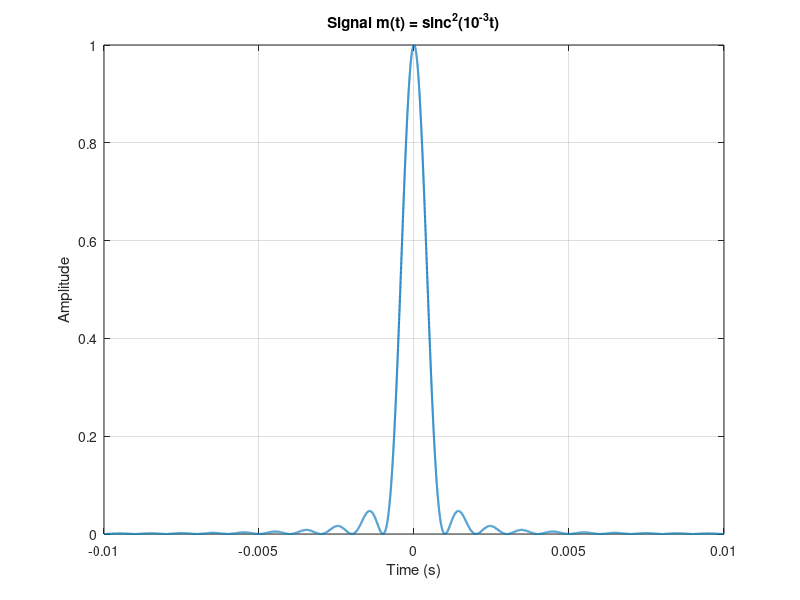
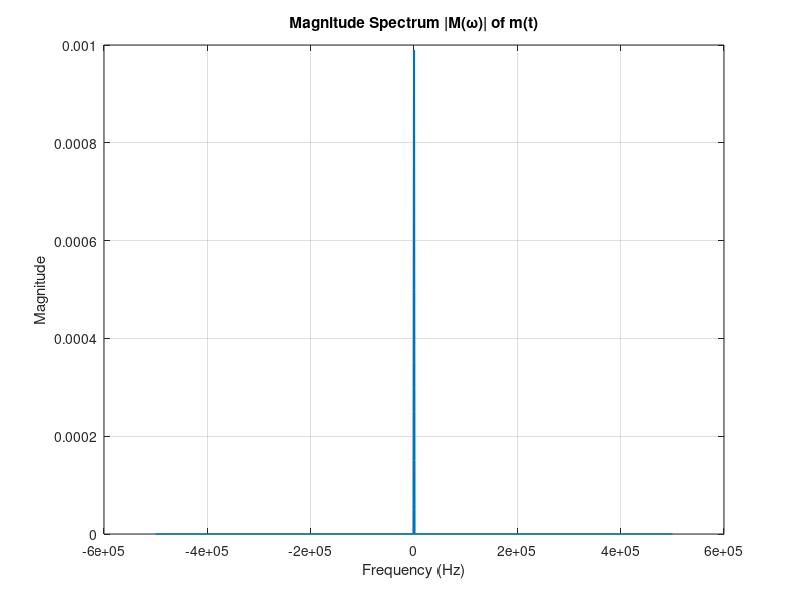
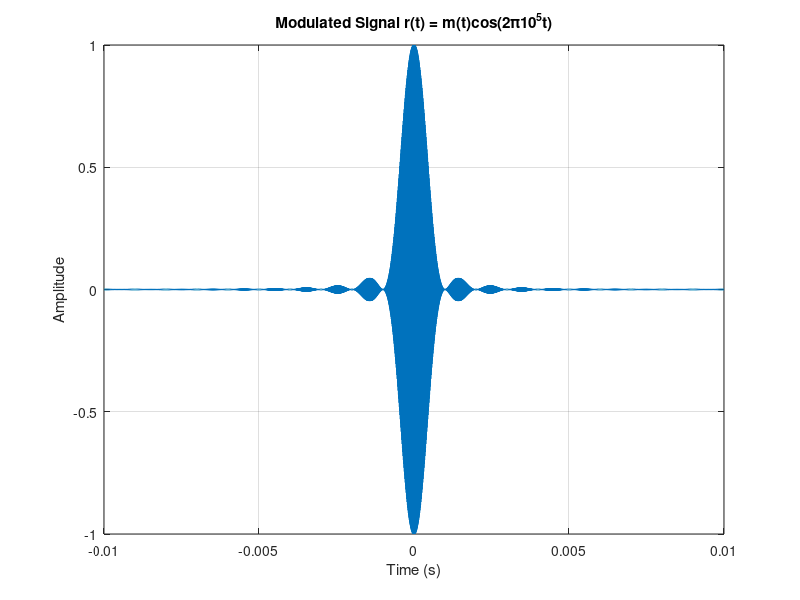
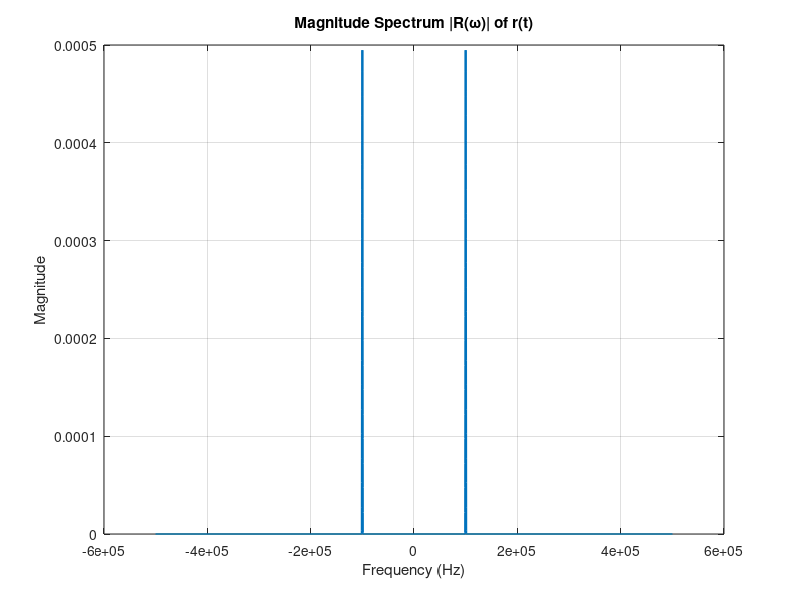

Here is the MATLAB script that generated these plots, in order:

t = -0.01:1e-6:0.01;   
Ts = t(2) - t(1);     
Fs = 1/Ts;            

sinc_func = sin(pi * (10^3) .* t) ./ (pi * (10^3) .* t);   
sinc_func(isnan(sinc_func)) = 1;  

m_t = sinc_func .^ 2;


figure;
plot(t, m_t, 'LineWidth', 1.5);
title('Signal m(t) = sinc^2(10^{-3}t)');
xlabel('Time (s)');
ylabel('Amplitude');
grid on;

N = length(m_t);
M_f = abs(fftshift(fft(m_t, N))) * Ts;   
f = linspace(-Fs/2, Fs/2, N);           

figure;
plot(f, M_f, 'LineWidth', 1.5);
title('Magnitude Spectrum |M(\omega)| of m(t)');
xlabel('Frequency (Hz)');
ylabel('Magnitude');
grid on;

fc = 1e5;   
carrier = cos(2 * pi * fc * t);  
r_t = m_t .* carrier;

figure;
plot(t, r_t, 'LineWidth', 1.5);
title('Modulated Signal r(t) = m(t)cos(2\pi10^5t)');
xlabel('Time (s)');
ylabel('Amplitude');
grid on;

R_f = abs(fftshift(fft(r_t, N))) * Ts;

figure;
plot(f, R_f, 'LineWidth', 1.5);
title('Magnitude Spectrum |R(\omega)| of r(t)');
xlabel('Frequency (Hz)');
ylabel('Magnitude');
grid on;

disp('The spectrum R(\omega) is a shifted version of M(\omega) to +/- fc.');
disp('This is due to the modulation property of the Fourier Transform.');
